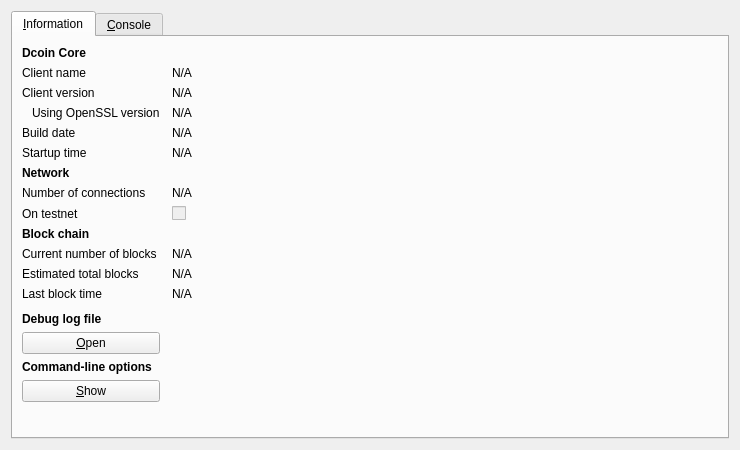
<?xml version="1.0" encoding="UTF-8"?>
<ui version="4.0">
 <class>RPCConsole</class>
 <widget class="QDialog" name="RPCConsole">
  <property name="geometry">
   <rect>
    <x>0</x>
    <y>0</y>
    <width>740</width>
    <height>450</height>
   </rect>
  </property>
  <property name="windowTitle">
   <string>Dcoin - Debug window</string>
  </property>
  <layout class="QVBoxLayout" name="verticalLayout_2">
   <item>
    <widget class="QTabWidget" name="tabWidget">
     <property name="currentIndex">
      <number>0</number>
     </property>
     <widget class="QWidget" name="tab_info">
      <attribute name="title">
       <string>&amp;Information</string>
      </attribute>
      <layout class="QGridLayout" name="gridLayout" columnstretch="0,1">
       <property name="horizontalSpacing">
        <number>12</number>
       </property>
       <item row="0" column="0">
        <widget class="QLabel" name="label_9">
         <property name="font">
          <font>
           <weight>75</weight>
           <bold>true</bold>
          </font>
         </property>
         <property name="text">
          <string>Dcoin Core</string>
         </property>
        </widget>
       </item>
       <item row="1" column="0">
        <widget class="QLabel" name="label_5">
         <property name="text">
          <string>Client name</string>
         </property>
        </widget>
       </item>
       <item row="1" column="1">
        <widget class="QLabel" name="clientName">
         <property name="cursor">
          <cursorShape>IBeamCursor</cursorShape>
         </property>
         <property name="text">
          <string>N/A</string>
         </property>
         <property name="textFormat">
          <enum>Qt::PlainText</enum>
         </property>
         <property name="textInteractionFlags">
          <set>Qt::LinksAccessibleByMouse|Qt::TextSelectableByKeyboard|Qt::TextSelectableByMouse</set>
         </property>
        </widget>
       </item>
       <item row="2" column="0">
        <widget class="QLabel" name="label_6">
         <property name="text">
          <string>Client version</string>
         </property>
        </widget>
       </item>
       <item row="2" column="1">
        <widget class="QLabel" name="clientVersion">
         <property name="cursor">
          <cursorShape>IBeamCursor</cursorShape>
         </property>
         <property name="text">
          <string>N/A</string>
         </property>
         <property name="textFormat">
          <enum>Qt::PlainText</enum>
         </property>
         <property name="textInteractionFlags">
          <set>Qt::LinksAccessibleByMouse|Qt::TextSelectableByKeyboard|Qt::TextSelectableByMouse</set>
         </property>
        </widget>
       </item>
       <item row="3" column="0">
        <widget class="QLabel" name="label_14">
         <property name="text">
          <string>Using OpenSSL version</string>
         </property>
         <property name="indent">
          <number>10</number>
         </property>
        </widget>
       </item>
       <item row="3" column="1">
        <widget class="QLabel" name="openSSLVersion">
         <property name="cursor">
          <cursorShape>IBeamCursor</cursorShape>
         </property>
         <property name="text">
          <string>N/A</string>
         </property>
         <property name="textFormat">
          <enum>Qt::PlainText</enum>
         </property>
         <property name="textInteractionFlags">
          <set>Qt::LinksAccessibleByMouse|Qt::TextSelectableByKeyboard|Qt::TextSelectableByMouse</set>
         </property>
        </widget>
       </item>
       <item row="4" column="0">
        <widget class="QLabel" name="label_12">
         <property name="text">
          <string>Build date</string>
         </property>
        </widget>
       </item>
       <item row="4" column="1">
        <widget class="QLabel" name="buildDate">
         <property name="cursor">
          <cursorShape>IBeamCursor</cursorShape>
         </property>
         <property name="text">
          <string>N/A</string>
         </property>
         <property name="textFormat">
          <enum>Qt::PlainText</enum>
         </property>
         <property name="textInteractionFlags">
          <set>Qt::LinksAccessibleByMouse|Qt::TextSelectableByKeyboard|Qt::TextSelectableByMouse</set>
         </property>
        </widget>
       </item>
       <item row="5" column="0">
        <widget class="QLabel" name="label_13">
         <property name="text">
          <string>Startup time</string>
         </property>
        </widget>
       </item>
       <item row="5" column="1">
        <widget class="QLabel" name="startupTime">
         <property name="cursor">
          <cursorShape>IBeamCursor</cursorShape>
         </property>
         <property name="text">
          <string>N/A</string>
         </property>
         <property name="textFormat">
          <enum>Qt::PlainText</enum>
         </property>
         <property name="textInteractionFlags">
          <set>Qt::LinksAccessibleByMouse|Qt::TextSelectableByKeyboard|Qt::TextSelectableByMouse</set>
         </property>
        </widget>
       </item>
       <item row="6" column="0">
        <widget class="QLabel" name="label_11">
         <property name="font">
          <font>
           <weight>75</weight>
           <bold>true</bold>
          </font>
         </property>
         <property name="text">
          <string>Network</string>
         </property>
        </widget>
       </item>
       <item row="7" column="0">
        <widget class="QLabel" name="label_7">
         <property name="text">
          <string>Number of connections</string>
         </property>
        </widget>
       </item>
       <item row="7" column="1">
        <widget class="QLabel" name="numberOfConnections">
         <property name="cursor">
          <cursorShape>IBeamCursor</cursorShape>
         </property>
         <property name="text">
          <string>N/A</string>
         </property>
         <property name="textFormat">
          <enum>Qt::PlainText</enum>
         </property>
         <property name="textInteractionFlags">
          <set>Qt::LinksAccessibleByMouse|Qt::TextSelectableByKeyboard|Qt::TextSelectableByMouse</set>
         </property>
        </widget>
       </item>
       <item row="8" column="0">
        <widget class="QLabel" name="label_8">
         <property name="text">
          <string>On testnet</string>
         </property>
        </widget>
       </item>
       <item row="8" column="1">
        <widget class="QCheckBox" name="isTestNet">
         <property name="enabled">
          <bool>false</bool>
         </property>
         <property name="text">
          <string/>
         </property>
        </widget>
       </item>
       <item row="9" column="0">
        <widget class="QLabel" name="label_10">
         <property name="font">
          <font>
           <weight>75</weight>
           <bold>true</bold>
          </font>
         </property>
         <property name="text">
          <string>Block chain</string>
         </property>
        </widget>
       </item>
       <item row="10" column="0">
        <widget class="QLabel" name="label_3">
         <property name="text">
          <string>Current number of blocks</string>
         </property>
        </widget>
       </item>
       <item row="10" column="1">
        <widget class="QLabel" name="numberOfBlocks">
         <property name="cursor">
          <cursorShape>IBeamCursor</cursorShape>
         </property>
         <property name="text">
          <string>N/A</string>
         </property>
         <property name="textFormat">
          <enum>Qt::PlainText</enum>
         </property>
         <property name="textInteractionFlags">
          <set>Qt::LinksAccessibleByMouse|Qt::TextSelectableByKeyboard|Qt::TextSelectableByMouse</set>
         </property>
        </widget>
       </item>
       <item row="11" column="0">
        <widget class="QLabel" name="label_4">
         <property name="text">
          <string>Estimated total blocks</string>
         </property>
        </widget>
       </item>
       <item row="11" column="1">
        <widget class="QLabel" name="totalBlocks">
         <property name="cursor">
          <cursorShape>IBeamCursor</cursorShape>
         </property>
         <property name="text">
          <string>N/A</string>
         </property>
         <property name="textFormat">
          <enum>Qt::PlainText</enum>
         </property>
         <property name="textInteractionFlags">
          <set>Qt::LinksAccessibleByMouse|Qt::TextSelectableByKeyboard|Qt::TextSelectableByMouse</set>
         </property>
        </widget>
       </item>
       <item row="12" column="0">
        <widget class="QLabel" name="label_2">
         <property name="text">
          <string>Last block time</string>
         </property>
        </widget>
       </item>
       <item row="12" column="1">
        <widget class="QLabel" name="lastBlockTime">
         <property name="cursor">
          <cursorShape>IBeamCursor</cursorShape>
         </property>
         <property name="text">
          <string>N/A</string>
         </property>
         <property name="textFormat">
          <enum>Qt::PlainText</enum>
         </property>
         <property name="textInteractionFlags">
          <set>Qt::LinksAccessibleByMouse|Qt::TextSelectableByKeyboard|Qt::TextSelectableByMouse</set>
         </property>
        </widget>
       </item>
       <item row="13" column="0">
        <spacer name="verticalSpacer_2">
         <property name="orientation">
          <enum>Qt::Vertical</enum>
         </property>
         <property name="sizeHint" stdset="0">
          <size>
           <width>20</width>
           <height>20</height>
          </size>
         </property>
        </spacer>
       </item>
       <item row="14" column="0">
        <widget class="QLabel" name="labelDebugLogfile">
         <property name="font">
          <font>
           <weight>75</weight>
           <bold>true</bold>
          </font>
         </property>
         <property name="text">
          <string>Debug log file</string>
         </property>
        </widget>
       </item>
       <item row="15" column="0">
        <widget class="QPushButton" name="openDebugLogfileButton">
         <property name="toolTip">
          <string>Open the Dcoin debug log file from the current data directory. This can take a few seconds for large log files.</string>
         </property>
         <property name="text">
          <string>&amp;Open</string>
         </property>
         <property name="autoDefault">
          <bool>false</bool>
         </property>
        </widget>
       </item>
       <item row="16" column="0">
        <widget class="QLabel" name="labelCLOptions">
         <property name="font">
          <font>
           <weight>75</weight>
           <bold>true</bold>
          </font>
         </property>
         <property name="text">
          <string>Command-line options</string>
         </property>
        </widget>
       </item>
       <item row="17" column="0">
        <widget class="QPushButton" name="showCLOptionsButton">
         <property name="toolTip">
          <string>Show the Dcoin-Qt help message to get a list with possible Dcoin command-line options.</string>
         </property>
         <property name="text">
          <string>&amp;Show</string>
         </property>
         <property name="autoDefault">
          <bool>false</bool>
         </property>
        </widget>
       </item>
       <item row="18" column="0">
        <spacer name="verticalSpacer">
         <property name="orientation">
          <enum>Qt::Vertical</enum>
         </property>
         <property name="sizeHint" stdset="0">
          <size>
           <width>20</width>
           <height>40</height>
          </size>
         </property>
        </spacer>
       </item>
      </layout>
     </widget>
     <widget class="QWidget" name="tab_console">
      <attribute name="title">
       <string>&amp;Console</string>
      </attribute>
      <layout class="QVBoxLayout" name="verticalLayout_3">
       <property name="spacing">
        <number>3</number>
       </property>
       <item>
        <widget class="QTextEdit" name="messagesWidget">
         <property name="minimumSize">
          <size>
           <width>0</width>
           <height>100</height>
          </size>
         </property>
         <property name="readOnly">
          <bool>true</bool>
         </property>
         <property name="tabKeyNavigation" stdset="0">
          <bool>false</bool>
         </property>
         <property name="columnCount" stdset="0">
          <number>2</number>
         </property>
        </widget>
       </item>
       <item>
        <layout class="QHBoxLayout" name="horizontalLayout">
         <property name="spacing">
          <number>3</number>
         </property>
         <item>
          <widget class="QLabel" name="label">
           <property name="text">
            <string notr="true">&gt;</string>
           </property>
          </widget>
         </item>
         <item>
          <widget class="QLineEdit" name="lineEdit"/>
         </item>
         <item>
          <widget class="QPushButton" name="clearButton">
           <property name="maximumSize">
            <size>
             <width>24</width>
             <height>24</height>
            </size>
           </property>
           <property name="toolTip">
            <string>Clear console</string>
           </property>
           <property name="text">
            <string/>
           </property>
           <property name="icon">
            <iconset resource="../bitcoin.qrc">
             <normaloff>:/icons/remove</normaloff>:/icons/remove</iconset>
           </property>
           <property name="shortcut">
            <string notr="true">Ctrl+L</string>
           </property>
           <property name="autoDefault">
            <bool>false</bool>
           </property>
          </widget>
         </item>
        </layout>
       </item>
      </layout>
     </widget>
    </widget>
   </item>
  </layout>
 </widget>
 <resources>
  <include location="../bitcoin.qrc"/>
 </resources>
 <connections/>
</ui>
